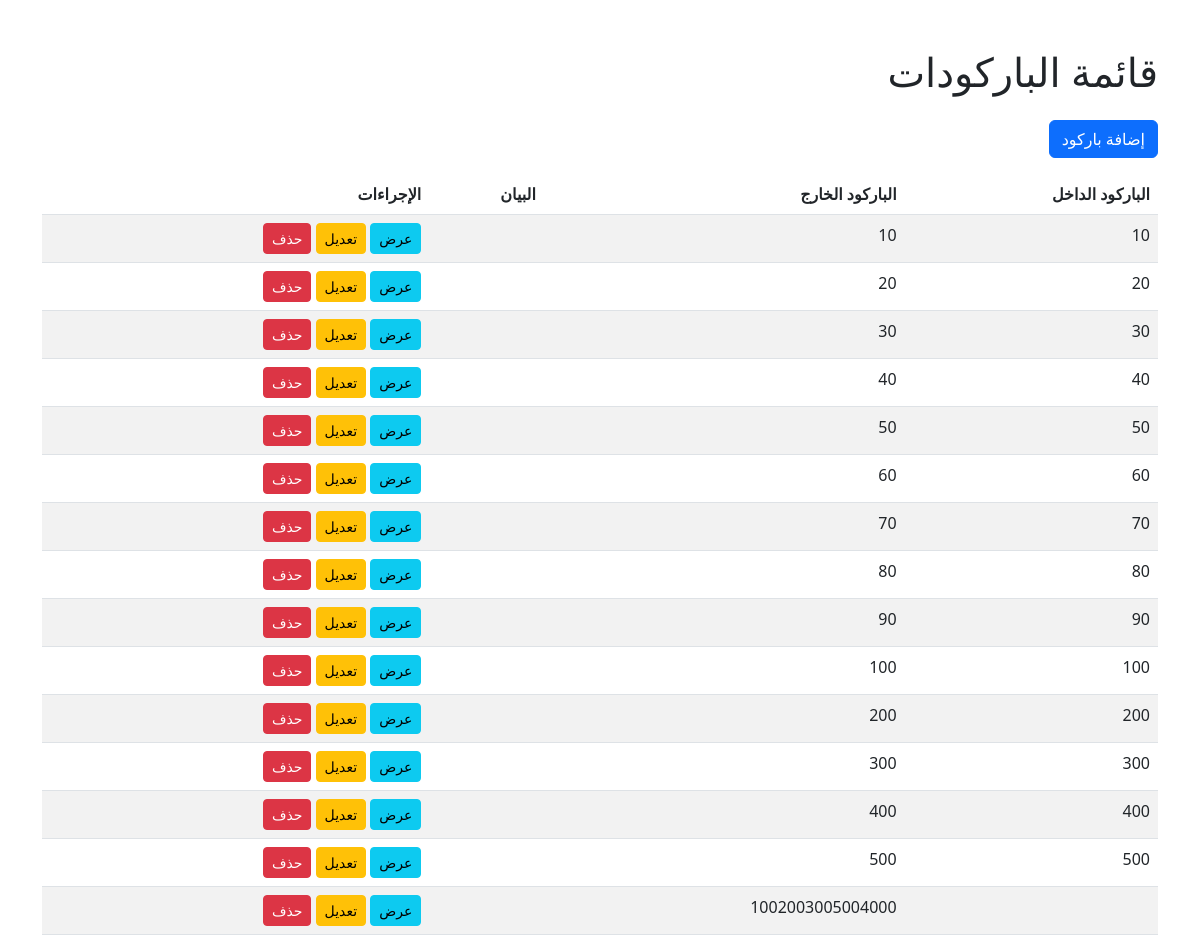
The page /invoice/barcode/ on the database as committed earlier.
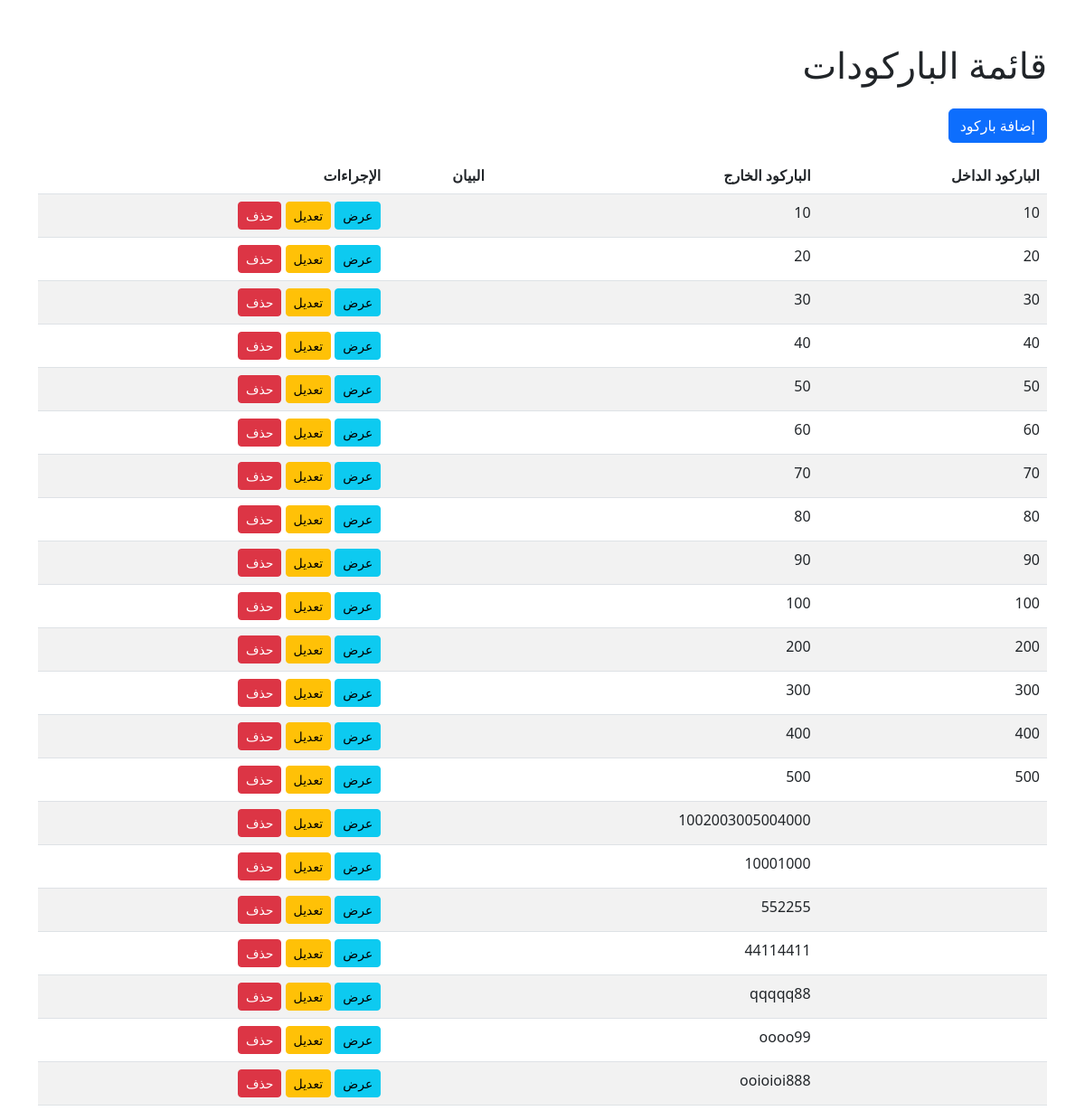
The same page on the database as committed later.
### invoice/models.py (models this page shows, shortened)
class Barcode(models.Model):
    barcode_in = models.CharField(max_length=255,  verbose_name=_("الباركود الداخل"))
    barcode_out = models.CharField(max_length=255,  blank=True, null=True, verbose_name=_("الباركود الخارج"))
    suffix = models.CharField(max_length=10, blank=True, null=True, verbose_name=_("اللاحقة"))
    notes = models.TextField(blank=True, verbose_name=_("ملاحظات"))
    uniqueId = models.CharField(max_length=100, unique=True, blank=True, null=True, verbose_name=_("الرقم المسلسل"))
    slug = models.SlugField(max_length=225, unique=True, blank=True, null=True)
    date_created = models.DateTimeField(auto_now_add=True, verbose_name=_("تاريخ الإنشاء"))
    last_updated = models.DateTimeField(auto_now=True, verbose_name=_("آخر تحديث"))
    class Meta:
        verbose_name = _('باركود')
        verbose_name_plural = _('الباركودات')

### invoice/views.py (the view)
# urls.py: path('barcode/', barcodeListView.as_view(), name='barcode_list'),
class barcodeListView(ListView):
    model = Barcode
    template_name = 'barcode/barcode_list.html'
    context_object_name = 'barcode'

### templates/barcode/barcode_list.html
{% extends 'base.html' %}
{% block content %}
<div class="container mt-5">
    <h1 class="mb-4">قائمة الباركودات </h1>
    <a href="{% url 'barcode_create' %}" class="btn btn-primary mb-3">إضافة باركود </a>
    <table class="table table-striped">
        <thead>
            <tr>
                <th>الباركود الداخل </th>
                <th>الباركود الخارج </th>
                <th>البيان</th>
                <th>الإجراءات</th>
            </tr>
        </thead>
        <tbody>
            {% for barcode in barcode %}
                <tr>
                    <td>{{ barcode.barcode_in }}</td>
                    <td>{{ barcode.barcode_out }}</td>
                    <td>{{ barcode.notes }}</td>
                    <td>
                        <a href="{% url 'barcode_detail' barcode.pk %}" class="btn btn-info btn-sm">عرض</a>
                        <a href="{% url 'barcode_update' barcode.pk %}" class="btn btn-warning btn-sm">تعديل</a>
                        <a href="{% url 'barcode_delete' barcode.pk %}" class="btn btn-danger btn-sm">حذف</a>
                    </td>
                </tr>
            {% endfor %}
        </tbody>
    </table>
</div>
{% endblock %}

Rows that differ between the two databases and show on the page:
added Barcode: barcode_out "10001000"
added Barcode: barcode_out "552255"
added Barcode: barcode_out "44114411"
added Barcode: barcode_out "qqqqq88"
added Barcode: barcode_out "oooo99"
added Barcode: barcode_out "ooioioi888"
